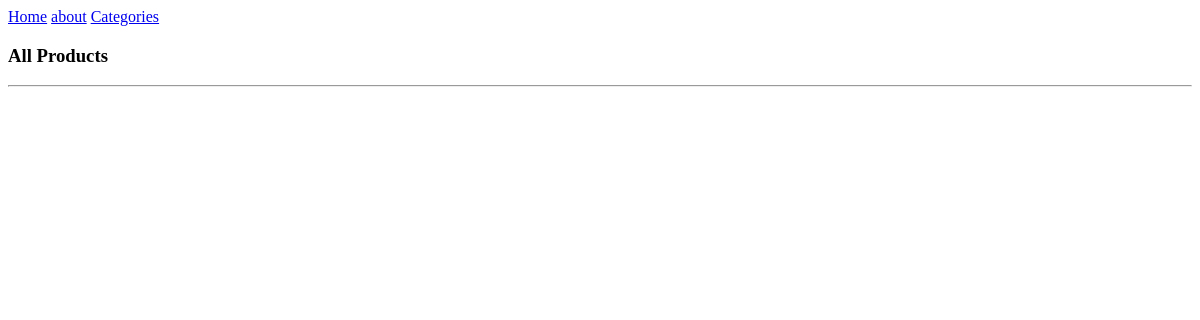
The app's page /allproducts/, older data.
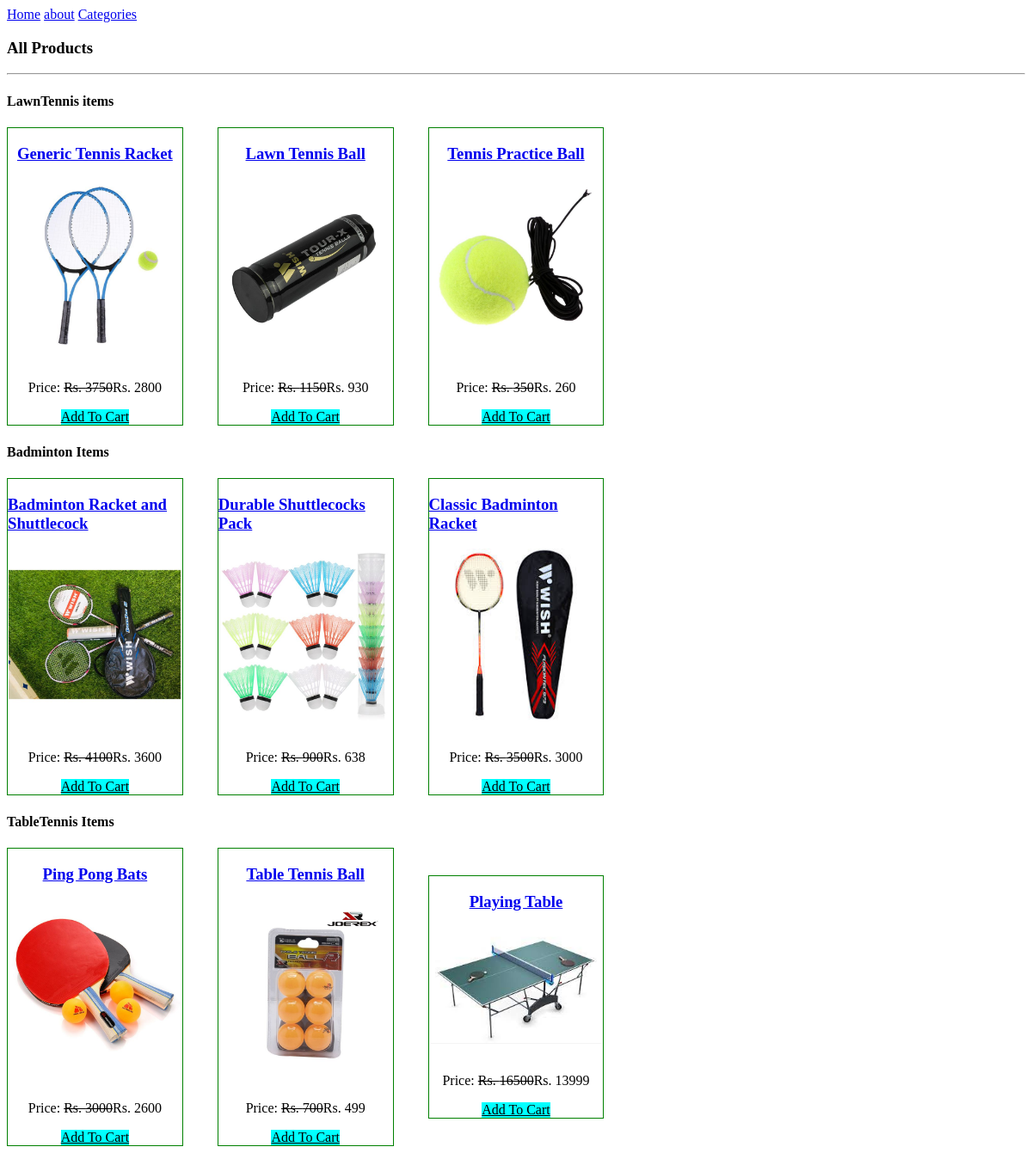
The same page, newer data.
### rackapp/models.py (models this page shows, shortened)
class Category(models.Model):
    title = models.CharField(max_length=200)
    slug = models.SlugField(unique = True)

class Product(models.Model):
    title = models.CharField(max_length=200)
    slug = models.SlugField(unique = True)
    category = models.ForeignKey(Category, on_delete=models.CASCADE)
    image = models.ImageField(upload_to="products")
    marked_price = models.PositiveIntegerField()
    selling_price = models.PositiveIntegerField()
    description = models.TextField()
    warranty = models.CharField(max_length=300, null=True, blank=True)
    return_policy =  models.CharField(max_length=300, null=True, blank=True)
    view_count = models.PositiveBigIntegerField(default=0)

### rackapp/views.py (the view)
# urls.py: path("allproducts/", AllProductsView.as_view(), name="allproducts"),
class AllProductsView(TemplateView):
    template_name = "allproducts.html"
    def get_context_data(self, **kwargs):
        context = super().get_context_data(**kwargs)
        context['allcategories'] = Category.objects.all()
        return context

### rackapp/templates/allproducts.html (shortened to what this page needs)
{% extends 'base.html' %}
{% block content %}
<div class="container">
    <h3>All Products</h3><hr>
    {% for cat in allcategories %}
    <div class="row">
        <h4>{{cat.title}}</h4>
        <div class="col">
            {% for p in cat.product_set.all  %}
            <div class="prod-container">
            <h3><a href="{% url 'rackapp:productdetail' p.slug %}">{{p.title}}</a></h3>
            <img src="{{p.image.url}}" alt="" width="200px ">
            <br>
            <p>Price: <strike>Rs. {{p.marked_price}}</strike>Rs. {{p.selling_price}}</p>
            <a href="" style="background-color: aqua; color: black;">Add To Cart</a>
           </div>
            {% endfor %}
        </div>
    </div>
    {% endfor %}
</div>
</body>
</html>
    {% endblock %}

### rackapp/templates/base.html (shortened to what this page needs)
<!DOCTYPE html>
<html lang="en">
<head>
</head>
<body>
    <a href="/">Home</a>
    <a href="{% url 'rackapp:about' %}">about</a>
    <a href="{% url 'rackapp:allproducts' %}">Categories</a>
    {% block content %}
    {% endblock %}
    </body>
    </html>

### rackapp/templates/allproducts.html (style rules this page uses)
.col { display: grid; grid-template-columns: repeat(5, 1fr); align-items: center; gap: 2.5rem; }
.prod-container { border: 1px solid green; align-items: center; display: flex; flex-direction: column; }

Row changes from the older to the newer data that the page shows:
added Category: title "LawnTennis items"
added Product: title "Generic Tennis Racket", image (picture), marked_price "3750", selling_price "2800", shown under "LawnTennis items"
added Product: title "Lawn Tennis Ball", image (picture), marked_price "1150", selling_price "930", shown under "LawnTennis items"
added Product: title "Tennis Practice Ball", image (picture), marked_price "350", selling_price "260", shown under "LawnTennis items"
added Category: title "Badminton Items"
added Product: title "Badminton Racket and Shuttlecock", image (picture), marked_price "4100", selling_price "3600", shown under "Badminton Items"
added Product: title "Durable Shuttlecocks Pack", image (picture), marked_price "900", selling_price "638", shown under "Badminton Items"
added Product: title "Classic Badminton Racket", image (picture), marked_price "3500", selling_price "3000", shown under "Badminton Items"
added Category: title "TableTennis Items"
added Product: title "Ping Pong Bats", image (picture), marked_price "3000", selling_price "2600", shown under "TableTennis Items"
added Product: title "Table Tennis Ball", image (picture), marked_price "700", selling_price "499", shown under "TableTennis Items"
added Product: title "Playing Table", image (picture), marked_price "16500", selling_price "13999", shown under "TableTennis Items"
